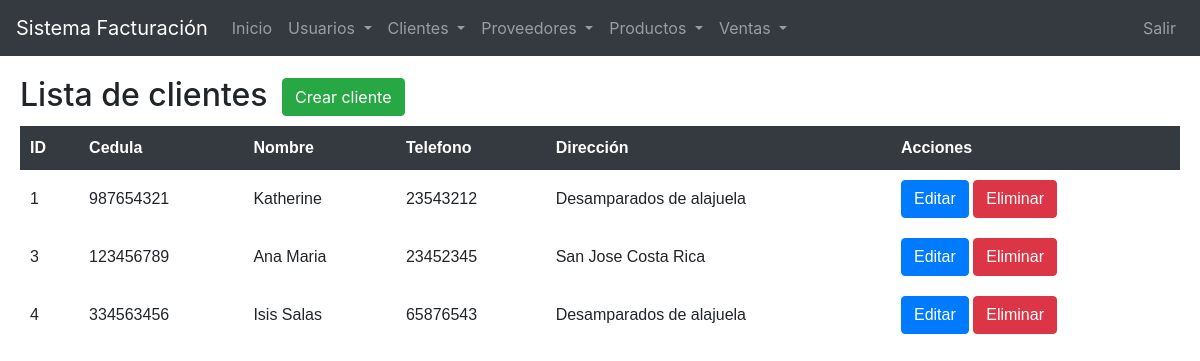
Page /ProyectoFinal/SistemaVentas/sistema/lista_cliente.php on the committed database.
### tables this page shows
CREATE TABLE `cliente` (
  `idcliente` int(11) NOT NULL,
  `cedula` int(11) NOT NULL,
  `nombre` varchar(80) NOT NULL,
  `telefono` int(11) NOT NULL,
  `direccion` text NOT NULL,
  `dateadd` datetime NOT NULL DEFAULT current_timestamp(),
  `estatus` int(11) NOT NULL DEFAULT 1
);

### ProyectoFinal/SistemaVentas/sistema/lista_cliente.php (the view, shortened to what this page needs)
<?php
	include "../conexion.php";
 ?>
<!DOCTYPE html>
<html lang="en">
<head>
	<?php include "includes/scripts.php"; ?>
</head>
<body>
	<?php include "includes/header.php"; ?>
	<section id="container">
		<h1>Lista de clientes</h1>
		<a class="btn btn-success crear" href="registro_cliente.php">Crear cliente</a>
		<table>
			<tr>
				<th>ID</th>
				<th>Cedula</th>
				<th>Nombre</th>
				<th>Telefono</th>
				<th>Dirección</th>
				<th>Acciones</th>
			</tr>
		<?php
			$query = mysqli_query($laconexion,"SELECT idcliente, cedula, nombre, telefono, direccion FROM cliente WHERE estatus = 1 ORDER BY idcliente ASC");
			$result = mysqli_num_rows($query);
			if($result > 0){
				while ($data = mysqli_fetch_array($query)) {
			?>
				<tr>
					<td><?php echo $data["idcliente"]; ?></td>
					<td><?php echo $data["cedula"]; ?></td>
					<td><?php echo $data["nombre"]; ?></td>
					<td><?php echo $data["telefono"]; ?></td>
					<td><?php echo $data["direccion"]; ?></td>
					<td>
						<a class="btn btn-primary" href="editar_cliente.php?id=<?php echo $data["idcliente"]; ?>">Editar</a>
						<a class="btn btn-danger" href="eliminar_cliente.php?id=<?php echo $data["idcliente"]; ?>">Eliminar</a>
					</td>
				</tr>
		<?php
				}
			}
		 ?>
		</table>
	</section>
</body>
</html>

### ProyectoFinal/SistemaVentas/sistema/css/style.css (style rules this page uses)
#container { margin:20px; }
#container h1 { font-size: 32px; display: inline-block; }
.crear { margin-bottom: 10px; margin-left: 10px; }
table { border-collapse: collapse; font-size: 12pt; font-family: 'arial'; width: 100%; }
table th { text-align: left; padding: 10px; background: #343a40; color: #FFF; }
table td { padding: 10px; }

### rows in the picture
cliente: idcliente "1", cedula "987654321", nombre "Katherine", telefono "23543212", direccion "Desamparados de alajuela"
cliente: idcliente "3", cedula "123456789", nombre "Ana Maria", telefono "23452345", direccion "San Jose Costa Rica"
cliente: idcliente "4", cedula "334563456", nombre "Isis Salas", telefono "65876543", direccion "Desamparados de alajuela"
